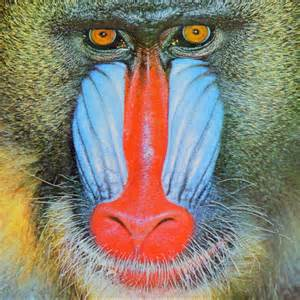
#> input picture cs231a/work/hw/pset0/ps0_code/image1.jpg, 300 x 300 px, given in place of simple.jpg, which was not available
$ python main.py   (Python 2 division)
#> lines starting #> are read from the running program, lines starting #| are printed output that depends on the picture; pictures that were not available may be replaced by others from this repository, and a replacement may not be noted
#!/usr/bin/env python2

import numpy as np
import skimage.io as sio
from scipy.io import loadmat
from plotting import *
import math


def compute_gradient(im):
    '''
    COMPUTE_GRADIENT Given an image, computes the pixel gradients

    Arguments:
        im - a grayscale image, represented as an ndarray of size (H, W) containing
            the pixel values

    Returns:
        angles - ndarray of size (H-2, W-2) containing gradient angles in degrees

        magnitudes - ndarray of size (H-2, W-2) containing gradient magnitudes

    The way that the angles and magnitude per pixel are computed as follows:
    Given the following pixel grid

        P1 P2 P3
        P4 P5 P6
        P7 P8 P9

    We compute the angle on P5 as arctan(dy/dx) = arctan(P2-P8 / P4-P6).
    Note that we should be using np.arctan2, which is more numerically stable.
    However, this puts us in the range [-180, 180] degrees. To be in the range
    [0,180], we need to simply add 180 degrees to the negative angles.

    The magnitude is simply sqrt((P4-P6)^2 + (P2-P8)^2)
    '''
    # Initialize empty angle and magnitude arrays
    angles = np.zeros((im.shape[0]-2, im.shape[1]-2))
    magnitudes = np.zeros((im.shape[0]-2, im.shape[1]-2))
    for i in range(1, im.shape[0]-1):
        for j in range(1, im.shape[1]-1):
            # Compute dx, dy
            dx = im[i][j-1] - im[i][j+1]
            dy = im[i-1][j] - im[i+1][j]
            # Compute angle
            a = np.arctan2(dy, dx)
            # Compute magnitude
            m = np.sqrt(dx**2 + dy**2)
            # Assign computed angles and magnitudes to arrays
            angles[i-1, j-1] = np.degrees(a)
            magnitudes[i-1, j-1] = m

    # Add 180 to angles < 0
    angles[angles<0] += 180

    return angles, magnitudes


def generate_histogram(angles, magnitudes, nbins = 9):
    '''
    GENERATE_HISTOGRAM Given matrices of angles and magnitudes of the image
    gradient, generate the histogram of angles

    Arguments:
        angles - ndarray of size (M, N) containing gradient angles in degrees

        magnitudes - ndarray of size (M, N) containing gradient magnitudes

        nbins - the number of bins that you want to bin the histogram into

    Returns:
        histogram - an ndarray of size (nbins,) containing the distribution
            of gradient angles.

    This method should be implemented as follows:

    1)Each histogram will bin the angle from 0 to 180 degrees. The number of bins
    will dictate what angles fall into what bin (i.e. if nbins=9, then first bin
    will contain the votes of angles close to 10, the second bin will contain those
    close to 30, etc).

    2) To create these histogram, iterate over the gradient grids, putting each
    gradient into its respective bins. To do this properly, we interpolate and
    weight the voting by both its magnitude and how close it is to the average
    angle of the two bins closest to the angle of the gradient. For example, if we
    have nbins = 9 and receive angle of 20 degrees with magnitude 1, then we the
    vote contribution to the histogram weights equally with the first and second bins
    (since its closest to both 10 and 30 degrees). If instead, we recieve angle of
    25 degrees with magnitude 2, then it is weighted 25% in the first bin and 75%
    in second bin, but with twice the voting power.

    Mathematically, if you have an angle, magnitude, the center_angle1 of the lower
    bin center_angle2 of the higher bin, then:

    histogram[bin1] += magnitude * |angle - center_angle2| / (180 / nbins)
    histogram[bin2] += magnitude * |angle - center_angle1| / (180 / nbins)

    Notice how that we're weighting by the distance to the opposite center. The
    further the angle is from one center means it is closer to the opposite center
    (and should be weighted more).

    One special case you will have to take care of is when the angle is near
    180 degrees or 0 degrees. It may be that the two nearest bins are the first and
    last bins respectively.OA
    '''
    # Initialize empty histogram
    histogram = np.zeros(nbins)
    # Get linspace of nbins angles
    linspace = np.linspace(0, 180, nbins+1)
    # Get midpoints of linspace which correspond to histogram bins
    midpoints = (linspace[1:] + linspace[:-1]) / 2
    nrows, ncols = angles.shape
    for i in range(nrows):
        for j in range(ncols):
            angle, magnitude = angles[i, j], magnitudes[i, j]
            # If angle contributes only to 1 bin (falls exactly on midpoint)
            if angle in midpoints:
                bin_idx = np.where(midpoints==angle)[0][0]
                histogram[bin_idx] += magnitude
            # If angle contributes to 2 bins
            else:
                # Special case if angle is near bounds
                if angle < midpoints[0] or angle > midpoints[-1]:
                    # Shift angles below lowest bin to above highest bin
                    if angle < midpoints[0]:
                        angle += 180
                    # Last, first indeces
                    idx1, idx2 = -1, 0
                    mp1 = midpoints[idx1]
                    # Shift lowest midpoint to above highest mipoint
                    mp2 = midpoints[idx2] + 180
                # Typical case
                else:
                    # Get two closest midpoint indices to angle
                    idx1, idx2 = np.abs(midpoints - angle).argsort()[:2]
                    # Get two closest midpoint angles to angle
                    mp1, mp2 = midpoints[idx1], midpoints[idx2]
                # Compute histogram contributions
                histogram[idx1] += magnitude * abs(angle - mp2) / (180.0 / nbins)
                histogram[idx2] += magnitude * abs(angle - mp1) / (180.0 / nbins)

    return histogram


def compute_hog_features(im, pixels_in_cell, cells_in_block, nbins):
    '''
    COMPUTE_HOG_FEATURES Computes the histogram of gradients features
    Arguments:
        im - the image matrix

        pixels_in_cell - each cell will be of size (pixels_in_cell, pixels_in_cell)
            pixels

        cells_in_block - each block will be of size (cells_in_block, cells_in_block)
            cells

        nbins - number of histogram bins

    Returns:
        features - the hog features of the image represented as an ndarray of size
            (H_blocks, W_blocks, cells_in_block * cells_in_block * nbins), where
                H_blocks is the number of blocks that fit height-wise
                W_blocks is the number of blocks that fit width-wise

    Generating the HoG features can be done as follows:

    1) Compute the gradient for the image, generating angles and magnitudes

    2) Define a cell, which is a grid of (pixels_in_cell, pixels_in_cell) pixels.
    Also, define a block, which is a grid of (cells_in_block, cells_in_block) cells.
    This means each block is a grid of side length pixels_in_cell * cell_in_block
    pixels.

    3) Pass a sliding window over the image, with the window size being the size of
    a block. The stride of the sliding window should be half the block size, (50%
    overlap). Each cell in each block will store a histogram of the gradients in
    that cell. Consequently, there will be cells_in_block * cells_in_block
    histograms in each block. This means that each block feature will initially
    represented as a (cells_in_block, cells_in_block, nbins) ndarray, that can
    reshaped into a (cells_in_block * cells_in_block *nbins,) ndarray. Make sure to
    normalize such that the norm of this flattened block feature is 1.

    4) The overall hog feature that you return will be a grid of all these flattened
    block features.

    Note: The final overall feature ndarray can be flattened if you want to use to
    train a classifier or use it as a feature vector.
    '''
    # Compute gradient for image
    angles, magnitudes = compute_gradient(im)
    H, W = angles.shape

    # Compute block size and check valid
    block_size = pixels_in_cell*cells_in_block
    if block_size % 2 != 0:
        raise Exception('Block size must be even, given block size: {}'.format(block_size))

    # Compute stride in pixels
    stride = block_size // 2
    # Compute number of blocks that fit along width and height
    # Accounts for sliding window
    # Note that the edges are clipped, since they are not part of full blocks
    H_blocks = H // stride - 1
    W_blocks = W // stride - 1
    features = np.zeros((H_blocks, W_blocks, cells_in_block * cells_in_block * nbins))

    # Iterate through grads to build HoG
    for bi in range(H_blocks):
        for bj in range(W_blocks):
            # Initialize feature array for current block
            block_features = np.zeros((cells_in_block, cells_in_block, nbins))
            for ci in range(cells_in_block):
                for cj in range(cells_in_block):
                    # Get indeces for the cell
                    i = (bi*stride)+(ci*pixels_in_cell)
                    j = (bj*stride)+(cj*pixels_in_cell)
                    # Index angles and magnitudes for the cell
                    cell_angles = angles[i:i+pixels_in_cell, j:j+pixels_in_cell]
                    cell_magnitudes = magnitudes[i:i+pixels_in_cell, j:j+pixels_in_cell]
                    # Compute histogram for cell
                    cell_histogram = generate_histogram(cell_angles, cell_magnitudes, nbins=nbins)
                    # Store histogram
                    block_features[ci, cj] = cell_histogram
            # Flatten block features
            block_features = block_features.flatten()
            # Normalize block features
            block_features = block_features / (np.linalg.norm(block_features) + 1e-8)
            # Store block features
            features[bi, bj] = block_features

    return features


if __name__ == '__main__':
    # Part A: Checking the image gradient
    print '-' * 80
    print 'Part A: Image gradient'
    print '-' * 80
    im = sio.imread('simple.jpg', True)
#> im: shape (300, 300) float64; min 0.0025, max 0.93, mean 0.509
    grad_angle, grad_magnitude = compute_gradient(im)
#> after the loop in compute_gradient, `for i in range(1, im.shape[0]-1):`:
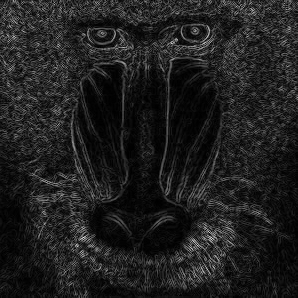
#> magnitudes: shape (298, 298) float64; min 1.49e-05, max 0.953, mean 0.124
#> in compute_gradient, `angles[angles<0] += 180`:
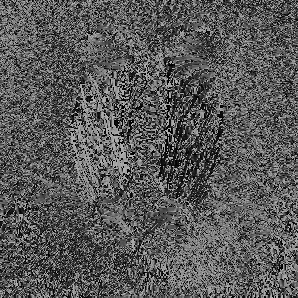
#> angles: shape (298, 298) float64; min 0, max 180, mean 89.5
    print "Expected angle: 126.339396329"
    print "Expected magnitude: 0.423547566786"
    print "Checking gradient test case 1:", \
        np.abs(grad_angle[0][0] - 126.339396329) < 1e-3 and \
        np.abs(grad_magnitude[0][0] - 0.423547566786) < 1e-3
#| Checking gradient test case 1: False

    im = np.array([[1, 2, 2, 4, 8],
                    [3, 0, 1, 5, 10],
                    [10, 13, 12, 2, 7],
                    [10, 5, 1, 0, 3],
                    [1, 1, 1.5, 2, 2.5]])
    grad_angle, grad_magnitude = compute_gradient(im)
#> grad_angle = [[100.3, 63.43, 167.5], [68.2, 0, 45], [53.13, 64.54, 180]]; grad_magnitude = [[11.18, 11.18, 9.22], [5.39, 11, 7.07], [15, 11.63, 2]]
    correct_angle = np.array([[ 100.30484647,   63.43494882,  167.47119229],
                              [  68.19859051,    0.        ,   45.        ],
                              [  53.13010235,   64.53665494,  180.        ]])
    correct_magnitude = np.array([[ 11.18033989,  11.18033989,   9.21954446],
                                  [  5.38516481,  11.        ,   7.07106781],
                                  [ 15.        ,  11.62970335,   2.        ]])
    print "Expected angles: \n", correct_angle
    print "Expected magnitudes: \n", correct_magnitude
    print "Checking gradient test case 2:", \
        np.allclose(grad_angle, correct_angle) and \
        np.allclose(grad_magnitude, correct_magnitude)
#| Checking gradient test case 2: True

    # Part B: Checking the histogram generation
    print '-' * 80
    print 'Part B: Histogram generation'
    print '-' * 80
    angles = np.array([[10, 30, 50], [70, 90, 110], [130, 150, 170]])
    magnitudes = np.arange(1,10).reshape((3,3))
    print "Checking histogram test case 1:", \
        np.all(generate_histogram(angles, magnitudes, nbins = 9) == np.arange(1,10))

    angles = np.array([[20, 40, 60], [80, 100, 120], [140, 160, 180]])
    magnitudes = np.arange(1,19,2).reshape((3,3))
    histogram = generate_histogram(angles, magnitudes, nbins = 9)
    print "Checking histogram test case 2:", \
        np.all(histogram  == np.array([9, 2, 4, 6, 8, 10, 12, 14, 16]))

    angles = np.array([[13, 23, 14.3], [53, 108, 1], [77, 8, 32]])
    magnitudes = np.ones((3,3))
    histogram = generate_histogram(angles, magnitudes, nbins = 9)
    print "Submit these results:", histogram

    # Part C: Computing and displaying the final HoG features
    # vary cell size to change the output feature vector. These parameters are common parameters
    pixels_in_cell = 8
    cells_in_block = 2
    nbins = 9
    im = sio.imread('car.jpg', True)
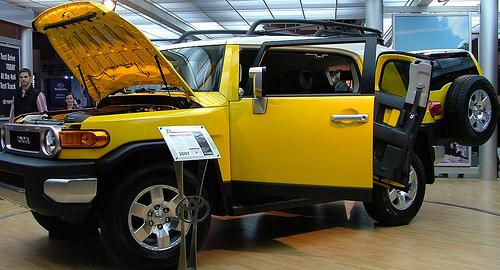
#> input picture cs231a/work/hw/pset3/code_ps3/hog/car.jpg, 500 x 270 px
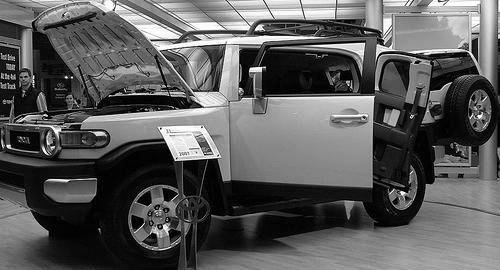
#> im: shape (270, 500) float64; min 0, max 1, mean 0.356
    car_hog_feat = compute_hog_features(im, pixels_in_cell, cells_in_block, nbins)
#> after the loop in compute_gradient (call 3), `for i in range(1, im.shape[0]-1):`:
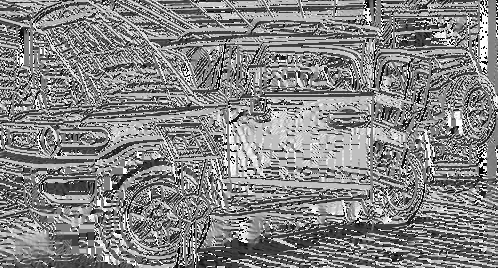
#> angles: shape (268, 498) float64; min -180, max 180, mean 8.2; drawn with min black and max white
#> after the loop in compute_gradient (call 3), `for i in range(1, im.shape[0]-1):`:
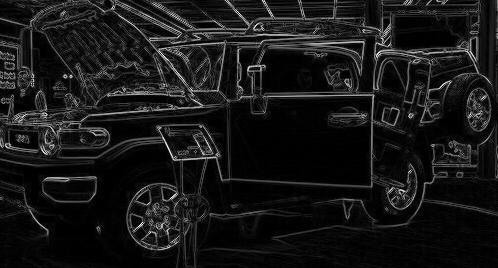
#> magnitudes: shape (268, 498) float64; min 0, max 1.33, mean 0.122; drawn with min black and max white
#> in compute_gradient (call 3), `angles[angles<0] += 180`:
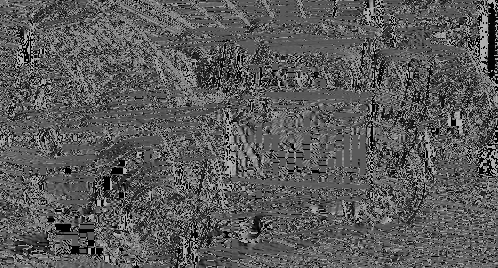
#> angles: shape (268, 498) float64; min 0, max 180, mean 90.8
#> (the run stopped early here; a loop or call above may not have finished)
